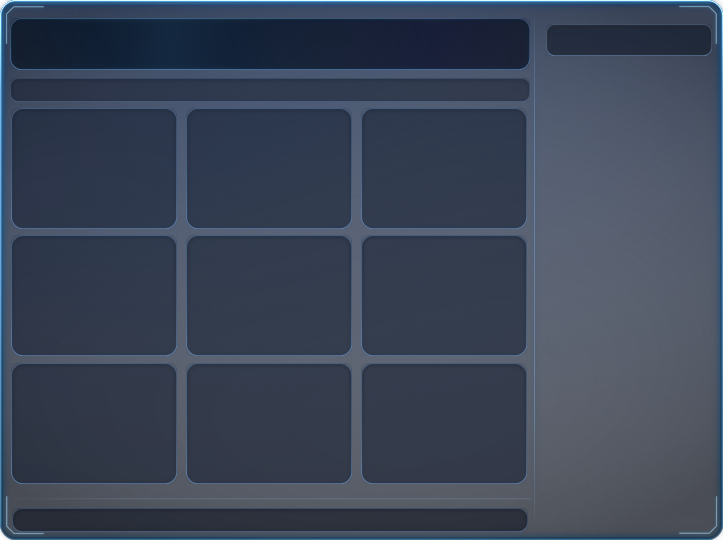
#> input picture assets/seroja-glass-ui/cashshop/img_shop_bg.png, 723 x 540 px, given as the content of the folder assets/../../assets/seroja-glass-ui/cashshop/img_shop_bg.png, which was not available
$ python preview.py ../../assets/seroja-glass-ui/cashshop/img_shop_bg.png
#> lines starting #> are read from the running program, lines starting #| are printed output that depends on the picture; after the words box and inside, x2 and y2 are one past the last pixel; in counts of white or black regions, pixels touching at a corner belong together; pictures that were not available may be replaced by others from this repository, and a replacement may not be noted
### tools/seroja-glass-ui/glass.py
"""SeROja Glass UI — drawing primitives.

Everything is rendered at SS x supersample and box/LANCZOS-downsampled so the
1px hairlines and 16px corner radii stay crisp at the exact target canvas size.

Palette tokens mirror robrowser/src/UI/Components/SeROjaCommon/glassTheme.css.
"""

import math
import os

import numpy as np
from PIL import Image, ImageDraw, ImageFilter, ImageFont

SS = 4  # supersample factor

# ---------------------------------------------------------------- palette ---
BG = (6, 10, 20)  # --sj-bg          #060a14
GLASS = (18, 30, 54)  # --sj-glass       rgba(18,30,54,.55)
GLASS_SOLID = (16, 26, 46)  # --sj-glass-solid #101a2e
BORDER = (148, 197, 255)  # --sj-border      rgba(148,197,255,.22)
TEXT = (234, 242, 255)  # --sj-text        #eaf2ff
MUTED = (143, 163, 196)  # --sj-muted       #8fa3c4
ACCENT = (79, 195, 247)  # --sj-accent      #4fc3f7
ACCENT2 = (56, 189, 248)  # --sj-accent-2    #38bdf8
DANGER = (255, 92, 92)  # --sj-danger      #ff5c5c
SUCCESS = (74, 222, 128)  # --sj-success     #4ade80
GOLD = (255, 201, 92)  # warm accent for trophies / currency
VIOLET = (167, 139, 250)  # rare/title accent

RADIUS = 16  # --sj-radius
RADIUS_SM = 10  # --sj-radius-sm

FONT_DIR = "/mnt/skills/examples/canvas-design/canvas-fonts"
_FONTS = {
    "ui": "Outfit-Regular.ttf",
    "ui_b": "Outfit-Bold.ttf",
    "tech": "Jura-Medium.ttf",
    "tech_l": "Jura-Light.ttf",
    "display": "BigShoulders-Bold.ttf",
    "serif": "Gloock-Regular.ttf",
    "mono": "GeistMono-Bold.ttf",
}


def font(name, size):
    path = os.path.join(FONT_DIR, _FONTS.get(name, name))
    if not os.path.exists(path):
        path = "/usr/share/fonts/truetype/dejavu/DejaVuSans.ttf"
    return ImageFont.truetype(path, size)


# ------------------------------------------------------------- numpy glue ---
def to_np(img):
    """RGBA PIL -> float32 array (h,w,4) in 0..1."""
    return np.asarray(img.convert("RGBA"), dtype=np.float32) / 255.0


def to_img(arr):
    return Image.fromarray(np.clip(arr * 255.0 + 0.5, 0, 255).astype(np.uint8), "RGBA")


def mask_to_np(m):
    return np.asarray(m, dtype=np.float32) / 255.0


def blank(w, h):
    return Image.new("RGBA", (w, h), (0, 0, 0, 0))


def over(dst, src):
    """Alpha-composite src over dst; both float arrays (h,w,4)."""
    sa = src[..., 3:4]
    da = dst[..., 3:4]
    oa = sa + da * (1.0 - sa)
    safe = np.where(oa > 1e-6, oa, 1.0)
    rgb = (src[..., :3] * sa + dst[..., :3] * da * (1.0 - sa)) / safe
    out = np.concatenate([rgb, oa], axis=-1)
    return np.where(oa > 1e-6, out, 0.0)


def layer(w, h, rgb, alpha_mask):
    """Build a float RGBA layer of a flat colour modulated by a float mask."""
    a = np.asarray(alpha_mask, dtype=np.float32)
    if a.ndim == 2:
        a = a[..., None]
    c = np.asarray(rgb, dtype=np.float32) / 255.0
    return np.concatenate([np.broadcast_to(c, (h, w, 3)).copy(), a], axis=-1)


# [55 lines left out: functions add_light, rr_mask, ring_mask, ellipse_mask, blur_np, vgrad, not called in this run]


def hgrad(h, w, left, right, gamma=1.0):
    t = np.linspace(0.0, 1.0, w, dtype=np.float32) ** gamma
    return np.ones((h, 1), dtype=np.float32) * (left + (right - left) * t)[None, :]


# ------------------------------------------------- vector drawing helpers ---
class Vec:
    """Supersampled vector scratch layer; .mask() returns a float coverage map."""

    def __init__(self, w, h):
        self.w, self.h = w, h
        self.im = Image.new("L", (int(w * SS), int(h * SS)), 0)
        self.d = ImageDraw.Draw(self.im)

    # [4 lines left out: function s, not called in this run]

    def line(self, pts, width=1.0, fill=255, joint="curve"):
        self.d.line([(x * SS, y * SS) for x, y in pts], fill=fill, width=max(1, int(width * SS)), joint=joint)

    def poly(self, pts, fill=255, outline=None, width=1.0):
        p = [(x * SS, y * SS) for x, y in pts]
        self.d.polygon(p, fill=fill, outline=outline, width=max(1, int(width * SS)) if outline else 0)

    def ellipse(self, box, fill=None, outline=None, width=1.0):
        self.d.ellipse(self.s(box), fill=fill, outline=outline, width=max(1, int(width * SS)) if outline else 0)

    # [5 lines left out: function rrect, not called in this run]

    def rect(self, box, fill=None, outline=None, width=1.0):
        self.d.rectangle(self.s(box), fill=fill, outline=outline, width=max(1, int(width * SS)) if outline else 0)

    def arc(self, box, start, end, width=1.0, fill=255):
        self.d.arc(self.s(box), start, end, fill=fill, width=max(1, int(width * SS)))

    def pieslice(self, box, start, end, fill=255):
        self.d.pieslice(self.s(box), start, end, fill=fill)

    def text(self, xy, txt, fnt, fill=255, anchor="mm", spacing=0):
        f = ImageFont.truetype(fnt.path, int(fnt.size * SS)) if hasattr(fnt, "path") else fnt
        self.d.text((xy[0] * SS, xy[1] * SS), txt, font=f, fill=fill, anchor=anchor)

    # [14 lines left out: functions star, ngon, not called in this run]

    def mask(self):
        return mask_to_np(self.im.resize((self.w, self.h), Image.LANCZOS))


# [161 lines left out: functions glyph, glass_panel, corner_ticks, inset_well, not called in this run]


def paste(dst, tile, x, y):
    """Alpha-composite `tile` (float RGBA) onto `dst` at x,y with clipping."""
    H, W = dst.shape[:2]
    th, tw = tile.shape[:2]
    sx0, sy0 = max(0, -x), max(0, -y)
    dx0, dy0 = max(0, x), max(0, y)
    dx1, dy1 = min(W, x + tw), min(H, y + th)
    if dx1 <= dx0 or dy1 <= dy0:
        return dst
    sub = tile[sy0:sy0 + (dy1 - dy0), sx0:sx0 + (dx1 - dx0)]
    dst[dy0:dy1, dx0:dx1] = over(dst[dy0:dy1, dx0:dx1], sub)
    return dst


# [98 lines left out: functions button, slot, divider, not called in this run]


def text_np(w, h, xy, txt, fnt, color=TEXT, anchor="mm", glow=None, glow_amount=0.30, shadow=0.45):
    out = np.zeros((h, w, 4), dtype=np.float32)
    v = Vec(w, h)
    v.text(xy, txt, fnt, fill=255, anchor=anchor)
    m = v.mask()
    if shadow:
        out = over(out, layer(w, h, (2, 5, 12), blur_np(m, 1.2) * shadow))
    if glow:
        out = over(out, layer(w, h, glow, blur_np(m, 2.4) * glow_amount))
    out = over(out, layer(w, h, color, m))
    return out


# [16 lines left out: function titlebar, not called in this run]


def save(arr, path):
    os.makedirs(os.path.dirname(path), exist_ok=True)
    img = to_img(arr) if isinstance(arr, np.ndarray) else arr
    img.save(path, "PNG", optimize=True)
    return path

### tools/seroja-glass-ui/preview.py
"""Contact-sheet preview of a generated section, on the real world background."""

import os
import sys

import numpy as np
from PIL import Image

import glass as g

ROOT = os.environ.get("OUT", "../p22/P22/new-assets")
PREV = "../preview"


def sheet(section, cols=None, pad=14, maxw=1500):
#> called with pad = 14, maxw = 1500
    d = os.path.join(ROOT, section)
    files = sorted(f for f in os.listdir(d) if f.endswith(".png"))
    imgs = [(f, Image.open(os.path.join(d, f)).convert("RGBA")) for f in files]
    # simple shelf packing
    rows, cur, curw, rowh = [], [], 0, 0
    for f, im in imgs:
        wlab = max(im.width, 90)
        if cur and curw + wlab + pad > maxw:
            rows.append((cur, rowh))
            cur, curw, rowh = [], 0, 0
        cur.append((f, im))
        curw += wlab + pad
        rowh = max(rowh, im.height)
#> this loop made 1 pass
#> (f, wlab, curw, rowh) on pass 1: ('img_shop_bg.png', 723, 737, 540)
#> after the loop, cur = 1 item; curw = 737; rowh = 540; rows = []
    if cur:
        rows.append((cur, rowh))
    W = min(maxw, max(sum(max(im.width, 90) + pad for _, im in r) + pad for r, _ in rows))
#> W = 751
    H = sum(rh + 26 + pad for _, rh in rows) + pad + 26
#> H = 620
    out = np.zeros((H, W, 4), dtype=np.float32)
    out[..., :3] = np.asarray(g.BG, dtype=np.float32) / 255.0
    out[..., 3] = 1.0
    # checker so alpha is visible
    yy, xx = np.mgrid[0:H, 0:W]
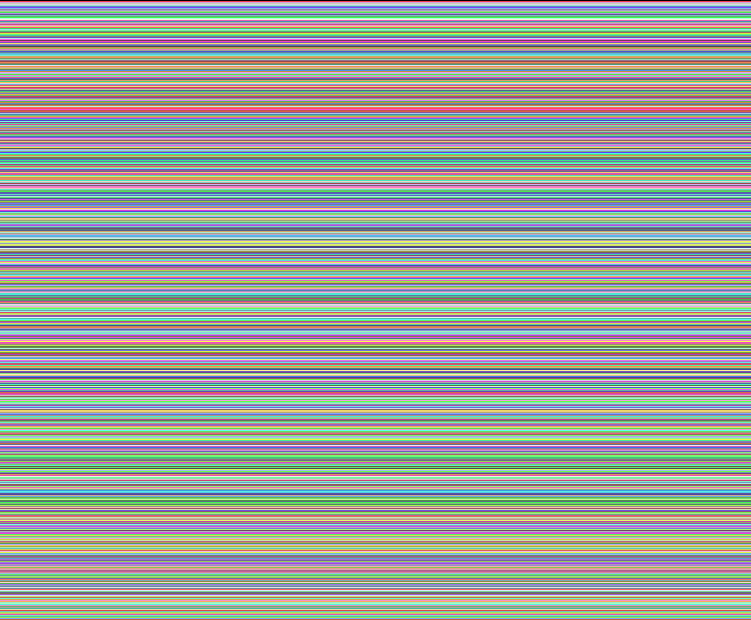
#> yy: shape (620, 751) int64; 620 distinct labels, from 0 to 619; one colour per label, 0 black
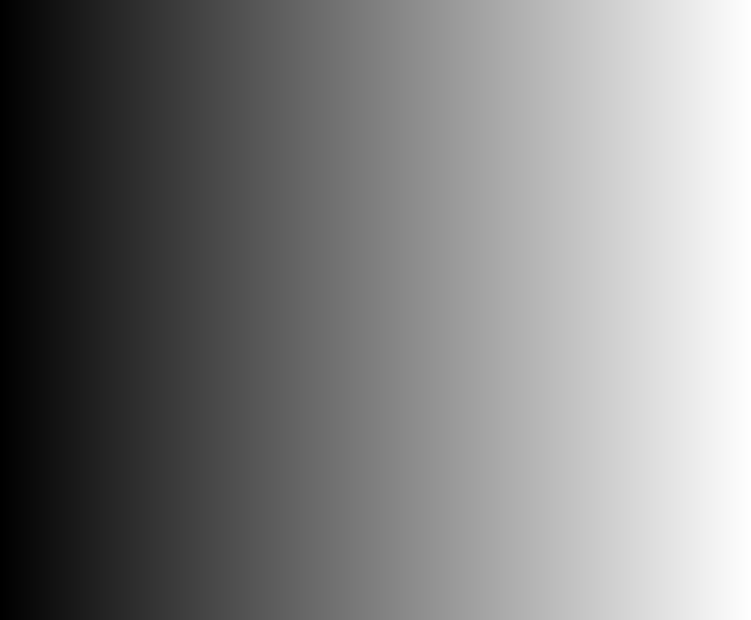
#> xx: shape (620, 751) int64; min 0, max 750, mean 375; drawn with min black and max white
    ch = (((xx // 8) + (yy // 8)) % 2).astype(np.float32) * 0.035
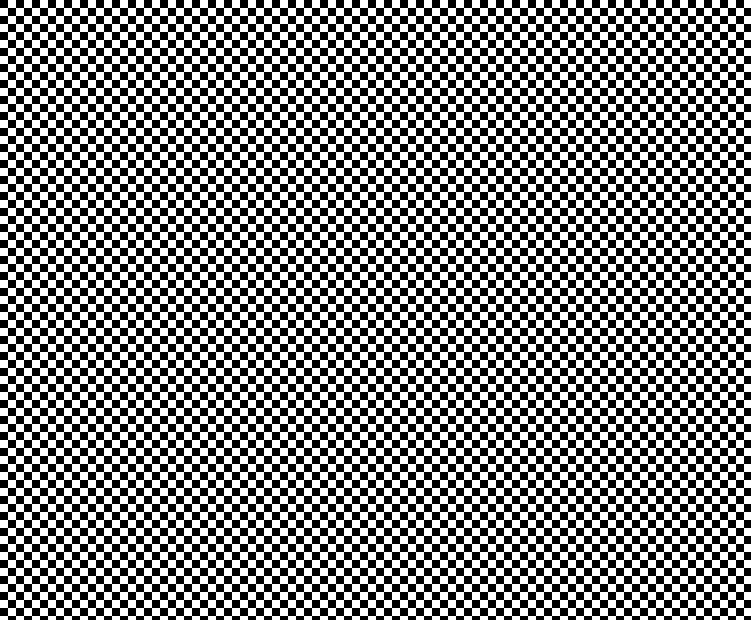
#> ch: shape (620, 751) float32; values 0 (black) and 0.035 (white), 50% white; 1 white region, box (x1, y1, x2, y2) and area: (0, 0, 751, 620) 232808
    out[..., :3] += ch[..., None]
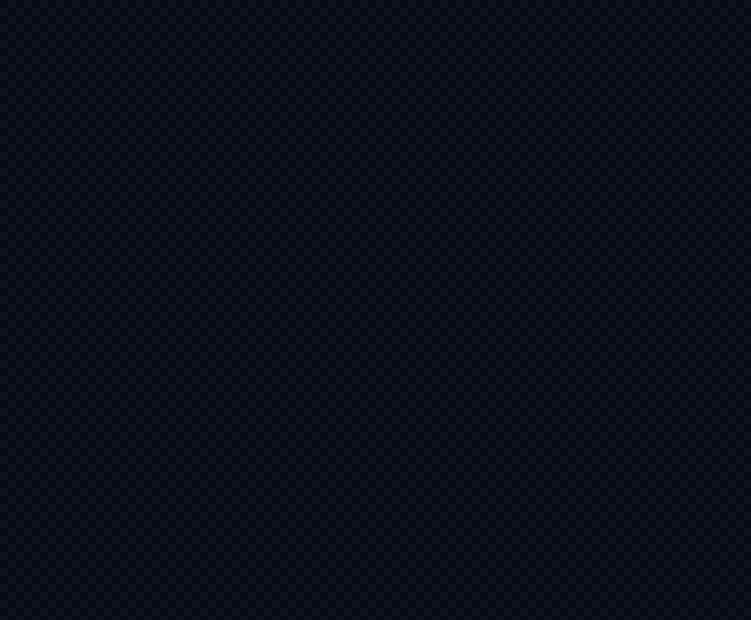
#> out: shape (620, 751, 4) float32; mean of channels 0, 1, 2, 3 0.041, 0.0567, 0.0957, 1; drawn as R, G, B

    f14 = g.font("ui_b", 13)
    f10 = g.font("tech", 11)
    out = g.paste(out, g.text_np(W, 26, (10, 13), f"{section}", f14, color=g.ACCENT, anchor="lm", shadow=0), 0, 2)
#> in __init__, `self.w, self.h = w, h`: self.w = 751; self.h = 26
#> in __init__, `self.im = Image.new("L", (int(w * SS), int(h * SS)), 0)`: self.im: PIL image 3004x104 L; every value is 0
#> in over, `da = dst[..., 3:4]`: da: shape (26, 751, 1) float32; every value is 0
#> in paste, `H, W = dst.shape[:2]`: H = 620; W = 751
#> in paste, `dx1, dy1 = min(W, x + tw), min(H, y + th)`: dy1 = 28
#> in over (call 2), `da = dst[..., 3:4]`: da: shape (26, 751, 1) float32; every value is 1
    y = 26 + pad
    for r, rh in rows:
        x = pad
        for f, im in r:
            tile = g.to_np(im)
            out = g.paste(out, tile, x, y + (rh - im.height) // 2)
            lab = g.text_np(max(im.width, 90) + 40, 20, (0, 10), f"{f}  {im.width}x{im.height}",
                            f10, color=g.MUTED, anchor="lm", shadow=0)
            out = g.paste(out, lab, x, y + rh + 4)
            x += max(im.width, 90) + pad
        y += rh + 26 + pad
#> this loop made 1 pass
#> rh on pass 1: 540
#> pass 1, in over (call 3), `sa = src[..., 3:4]`:
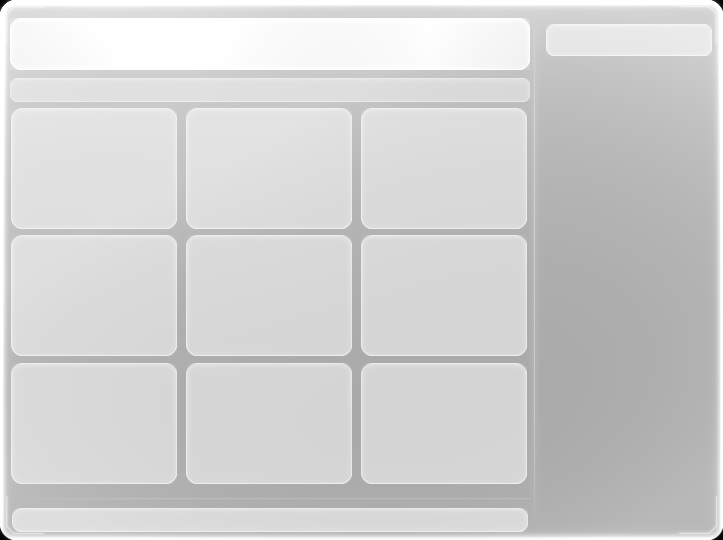
#> sa: shape (540, 723, 1) float32; min 0.00392, max 1, mean 0.823
#> pass 1, in over (call 3), `rgb = (src[..., :3] * sa + dst[..., :3] * da * (1.0 - sa)) / safe`:
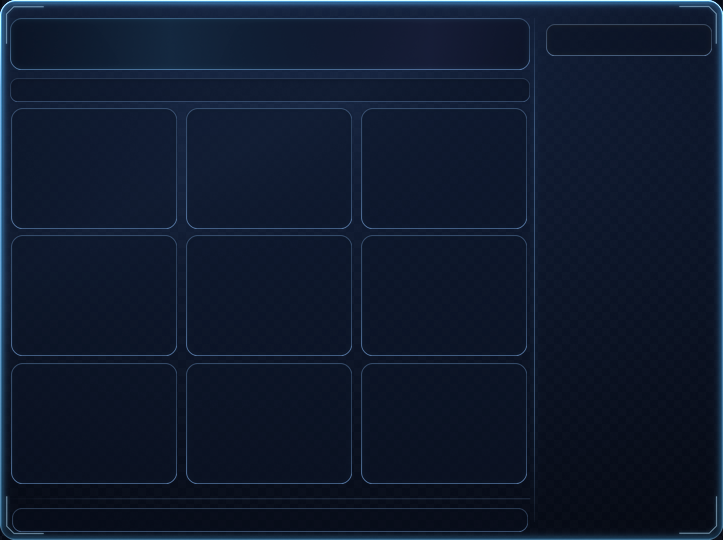
#> rgb: shape (540, 723, 3) float32; mean of channels 0, 1, 2 0.0647, 0.107, 0.184; drawn as R, G, B
#> im is the input picture: PIL image 723x540 RGBA; mean R, G, B, A 17.3, 29.1, 50.7, 209.9
#> after the loop:
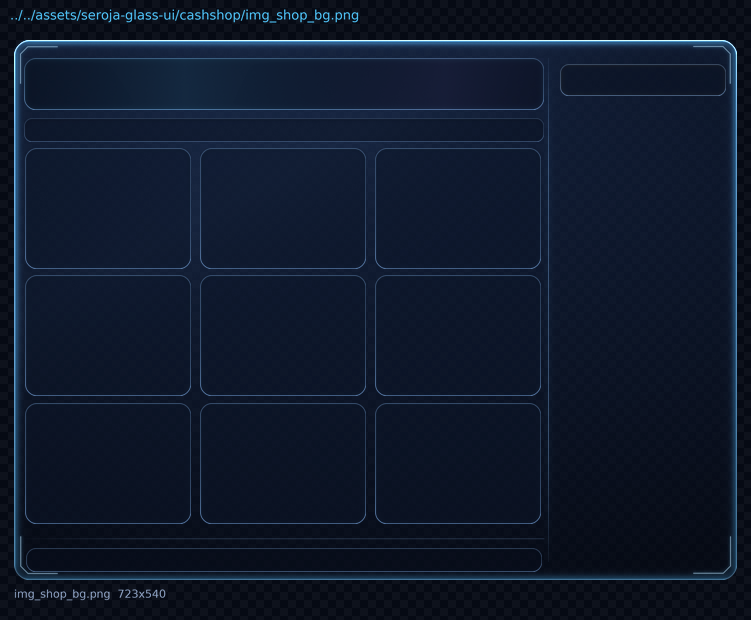
#> out: shape (620, 751, 4) float32; mean of channels 0, 1, 2, 3 0.0618, 0.101, 0.172, 1; drawn as R, G, B
#> after the loop, y = 620
    os.makedirs(PREV, exist_ok=True)
    p = os.path.join(PREV, f"sheet_{section}.png")
    g.save(out, p)
    print(p)
    return p


if __name__ == "__main__":
    for s in sys.argv[1:]:
        sheet(s)
